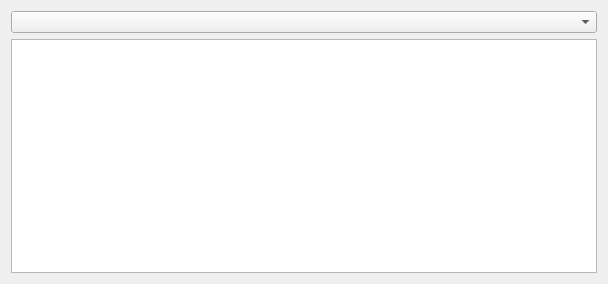
<?xml version="1.0" encoding="UTF-8"?>
<ui version="4.0">
 <class>ResultsWidget</class>
 <widget class="QWidget" name="ResultsWidget">
  <property name="geometry">
   <rect>
    <x>0</x>
    <y>0</y>
    <width>608</width>
    <height>284</height>
   </rect>
  </property>
  <layout class="QGridLayout" name="gridLayout">
   <item row="0" column="0">
    <widget class="QComboBox" name="cmb_selectwk"/>
   </item>
   <item row="1" column="0">
    <widget class="QTableView" name="er_table">
     <property name="alternatingRowColors">
      <bool>true</bool>
     </property>
     <property name="selectionMode">
      <enum>QAbstractItemView::SingleSelection</enum>
     </property>
     <property name="selectionBehavior">
      <enum>QAbstractItemView::SelectRows</enum>
     </property>
     <attribute name="horizontalHeaderHighlightSections">
      <bool>false</bool>
     </attribute>
     <attribute name="verticalHeaderVisible">
      <bool>false</bool>
     </attribute>
     <attribute name="verticalHeaderDefaultSectionSize">
      <number>20</number>
     </attribute>
    </widget>
   </item>
  </layout>
 </widget>
 <resources/>
 <connections/>
</ui>
